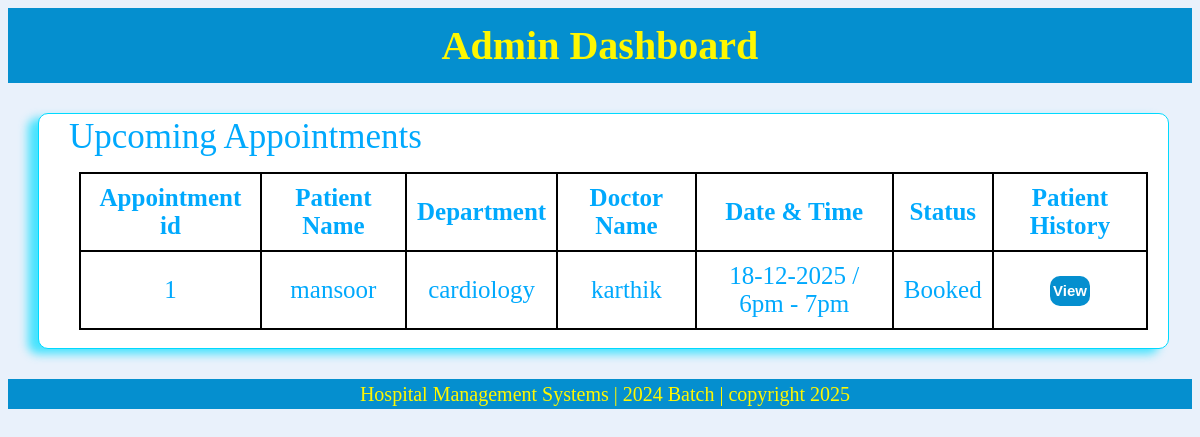
Before: /admin_dashboard/upcoming_appointments with the older database file.
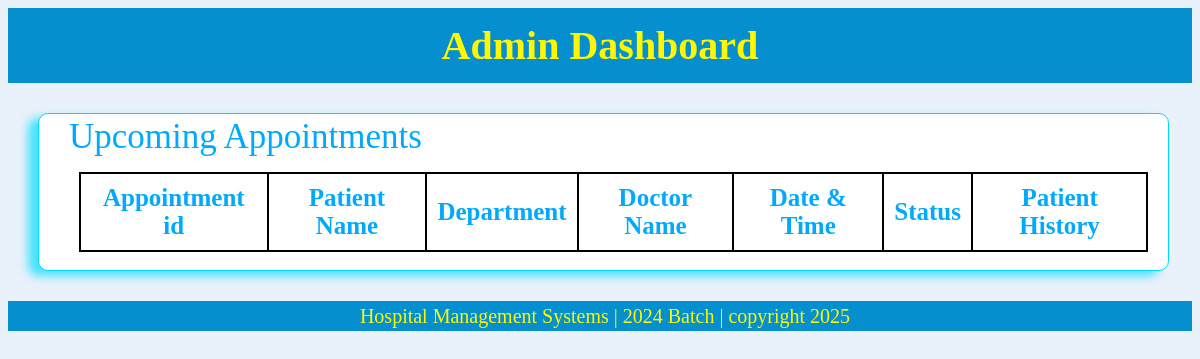
After: the same page with the newer database file.
### app.py (models this page shows)
class Appointments(db.Model):
    __tablename__ = "appointments"
    appointment_id = db.Column(db.Integer, autoincrement = True, primary_key = True)
    patient_id = db.Column(db.Integer, db.ForeignKey('user.user_id'),nullable = False)
    doctor_id =  db.Column(db.Integer, db.ForeignKey('user.user_id'), nullable = False)
    date = db.Column(db.String, nullable = False)
    time = db.Column(db.String, nullable = False)
    status = db.Column(db.String, nullable = False)
    patients = db.relationship("User", foreign_keys = [patient_id], back_populates = "appointment_patient")
    doctors = db.relationship("User", foreign_keys = [doctor_id], back_populates = "appointment_doctor")
    treatments = db.relationship("Treatment", back_populates = "appointment")

class User(db.Model):
    __tablename__ = 'user'
    user_id = db.Column(db.Integer, autoincrement = True, primary_key = True)
    user_name = db.Column(db.String, nullable = False)
    user_email = db.Column(db.String, nullable = False)
    user_password = db.Column(db.String, nullable = False)
    user_role = db.Column(db.String, default = "patient")
    doctor_specialization = db.Column(db.Integer, db.ForeignKey('departments.department_id'), nullable = True)
    blacklist = db.Column(db.Boolean, default = False)
    department = db.relationship("Department", back_populates = "doctors")
    appointment_patient = db.relationship("Appointments", foreign_keys = "Appointments.patient_id", back_populates = "patients")
    appointment_doctor = db.relationship("Appointments", foreign_keys = "Appointments.doctor_id", back_populates = "doctors")
    available = db.relationship("Availability", back_populates = "doctor_availability")
    patient_treatment = db.relationship("Treatment", foreign_keys = "Treatment.patient_id", back_populates = "treatment_patient")
    doctor_treatment =  db.relationship("Treatment", foreign_keys = "Treatment.doctor_id", back_populates = "treatment_doctor")

class Department(db.Model):
    __tablename__ = 'departments'
    department_id = db.Column(db.Integer, autoincrement = True, primary_key = True)
    department_name = db.Column(db.String, nullable = False)
    description = db.Column(db.Text)
    doctors_registered = db.Column(db.String, unique = True)
    doctors= db.relationship("User", back_populates = "department")

### app.py (the view)
@app.route("/admin_dashboard/upcoming_appointments", methods = ["GET","POST"])
def Upcoming_Appointments():
    today = datetime.today().strftime("%d-%m-%Y")
    upcoming_appointments = Appointments.query.filter(Appointments.date != today, Appointments.status == "Booked" ).all()
    return render_template("upcoming_appointments.html", upcoming_appointments = upcoming_appointments)

### templates/upcoming_appointments.html (shortened to what this page needs)
<!DOCTYPE html>
<html lang="en">
<head>
</head>
<body>
    <a href="/admin_dashboard" class = "name" >
        Admin Dashboard
    </a>
    <div class = "boxes" style="font-size: 35px; flex-direction: column; align-items: flex-start;">
        <div style="width: 100%; display: flex; justify-content: space-between; align-items: center; margin-left: 10px;">
            <span>Upcoming Appointments</span>
        </div>
        <table class = "patients" style="font-size: 20px;justify-content:center">
            <tr>
                <th>Appointment id</th>
                <th>Patient Name</th>
                <th>Department</th>
                <th>Doctor Name</th>
                <th>Date & Time</th>
                <th>Status</th>
                <th>Patient History</th>
            </tr>
            {% for appointment in upcoming_appointments %}
            <tr>
                <td> {{ appointment.appointment_id }} </td>
                <td>{{ appointment.patients.user_name }}</td>
                <td>{{ appointment.doctors.department.department_name }}</td>
                <td>{{ appointment.doctors.user_name }} </td>
                <td> {{ appointment.date }} / {{ appointment.time }} </td>
                <td> {{ appointment.status }} </td>
                <td>
                    <form action="/admin_dashboard/history" method="get" style="display:inline;">
                        <button style="font-size: 15px; padding: 3px;color: white;" class = "box">View</button>
                    </form>
                </td>
            </tr>
            {% endfor %}
        </table>
    </div>
    <footer class = "footer">
        Hospital Management Systems | 2024 Batch | copyright 2025
    </footer>
</body>
</html>

### templates/upcoming_appointments.html (style rules this page uses)
.name { color: rgb(255, 247, 0) ; font-size: 40px; text-align: left; font-weight: bold; display: flex; justify-content: center; align-items: center; background-color: rgb(5, 143, 207); height: 75px; width: 100%; cursor: pointer; text-decoration: none; }
body { background-color:rgb(233, 241, 251); }
.boxes { background-color: rgb(255, 255, 255); width: 92%; border-radius: 10px; margin: 30px; height: fit-content; color:rgb(0, 169, 253); font-size: 45px; border: 1px solid rgb(0, 217, 255); box-shadow: -10px 5px 10px rgba(0, 221, 255, 0.7); display: flex; justify-content: space-between; align-items: center; padding: 3px 20px; }
.patients { width: 100%; align-items: center; padding: 5px 10px; display: flex; justify-content: space-between; align-items: center; }
.footer { padding-left: 10px; background-color: rgb(5, 143, 207); font-size: 20px; height: 30px; display: flex; justify-content: center; align-items: center; color: rgb(255, 247, 0); }
table { border-collapse: collapse; width: 100%; text-align: center; margin: 10px; }
th { border: 2px solid black; padding: 10px; font-size: 25px; }

Changed rows visible on the page:
removed Appointments: appointment_id "1", patients.user_name "mansoor", doctors.department.department_name "cardiology", doctors.user_name "karthik", date "18-12-2025", time "6pm - 7pm", status "Booked"
